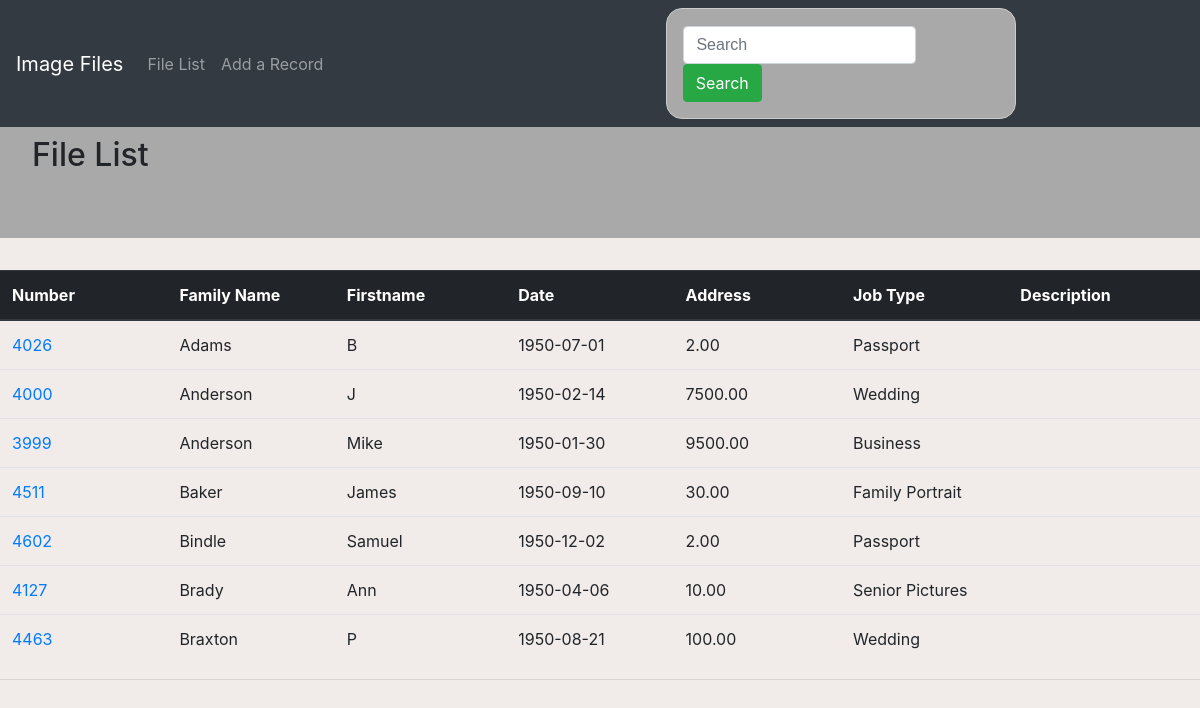
The page /negativeList.php on the database its author committed.
### tables this page shows
CREATE TABLE `negatives` (
  `id` int(13) NOT NULL,
  `familyname` varchar(255) NOT NULL,
  `firstname` varchar(255) DEFAULT NULL,
  `datetaken` date NOT NULL,
  `address` float(9,2) NOT NULL,
  `negativenum` int(11) NOT NULL,
  `jobtype` varchar(255) DEFAULT NULL,
  `description` text
);

### negativeList.php (the view, shortened to what this page needs)
<?php
require_once ('includes/header.php');
require_once('includes/database.php');
$sql = "SELECT * FROM negatives";
$query = $conn->query($sql);
?>
<body>
    <h2 class="jumbotron">File List</h2>
    <table id="myTable2" class='table table-hover'>
        <thead class='thead-dark'>
            <tr>
                <th onclick="sortTable(0)" width="100px">Number</th>
                <th onclick="sortTable(1)" width="100px">Family Name</th>
                <th onclick="sortTable(2)" width="100px">Firstname</th>
                <th onclick="sortTable(3)" width="100px">Date</th>
                <th onclick="sortTable(4)" width="100px">Address</th>
                <th onclick="sortTable(5)" width="100px">Job Type</th>
                <th onclick="sortTable(6)" width="100px">Description</th>
            </tr>
        </thead>
        <?php
        while (($row = $query->fetch_assoc()) !== NULL) {
            echo "<tr>";
            echo "<td><a href=editNegative.php?id=", $row['id'], ">", $row['negativenum'], "</td>";
            echo "<td>", $row['familyname'], "</td>";
            echo "<td>", $row['firstname'], "</td>";
            echo "<td>", $row['datetaken'], "</td>";
            echo "<td>", $row['address'], "</td>";
            echo "<td>", $row['jobtype'], "</td>";
            echo "<td>", $row['description'], "</td>";
            echo "</tr>";
        }
        ?>
    </table>
</body>
<?php
require_once ('includes/footer.php');

### includes/header.php (shortened to what this page needs)
<!doctype html>
<html lang="en">
    <head>
        <link rel="stylesheet" href="https://maxcdn.bootstrapcdn.com/bootstrap/4.0.0/css/bootstrap.min.css">
        <link rel="stylesheet" href="css/styles.css">
    </head>
    <body>
        <nav class="navbar fixed-top navbar-expand-lg navbar-dark bg-dark">
            <a class="navbar-brand" href="negativeList.php">
                Image Files
            </a>
                <ul class="navbar-nav mr-auto">
                    <li class="nav-item">
                        <a class="nav-link" href="negativeList.php">File List</a>
                    </li>
                    <li class="nav-item">
                        <a class="nav-link" href="index.php">Add a Record</a>
                    </li>
                </ul>
                <form class="form-inline" action="searchResults.php" method="post" style="padding-top:17px">
                    <input class="form-control mr-sm-2" name="search" type="search" placeholder="Search" aria-label="Search">
                    <button class="btn btn-success" type="submit">Search</button>
                </form>
        </nav>

### includes/footer.php (shortened to what this page needs)
<hr>

### css/styles.css (style rules this page uses)
body { padding-top: 72px !important; background-color: #F1ECE9; }
.jumbotron { background-color: darkgray !important; border-radius: 0 !important; }
form { margin: 0 auto; width: 350px; padding: 1em; border: 1px solid #CCC; border-radius: 1em; background-color: darkgray; }
input, textarea { font: 1em sans-serif; width: 150px; box-sizing: border-box; border: 1px solid #999; }
button { margin-left: -.05em; }
.navbar { background-color: #333A42 !important; }

### rows shown on the page
negatives: negativenum "4026", familyname "Adams", firstname "B", datetaken "1950-07-01", address "2.00", jobtype "Passport"
negatives: negativenum "4000", familyname "Anderson", firstname "J", datetaken "1950-02-14", address "7500.00", jobtype "Wedding"
negatives: negativenum "3999", familyname "Anderson", firstname "Mike", datetaken "1950-01-30", address "9500.00", jobtype "Business"
negatives: negativenum "4511", familyname "Baker", firstname "James", datetaken "1950-09-10", address "30.00", jobtype "Family Portrait"
negatives: negativenum "4602", familyname "Bindle", firstname "Samuel", datetaken "1950-12-02", address "2.00", jobtype "Passport"
negatives: negativenum "4127", familyname "Brady", firstname "Ann", datetaken "1950-04-06", address "10.00", jobtype "Senior Pictures"
negatives: negativenum "4463", familyname "Braxton", firstname "P", datetaken "1950-08-21", address "100.00", jobtype "Wedding"
